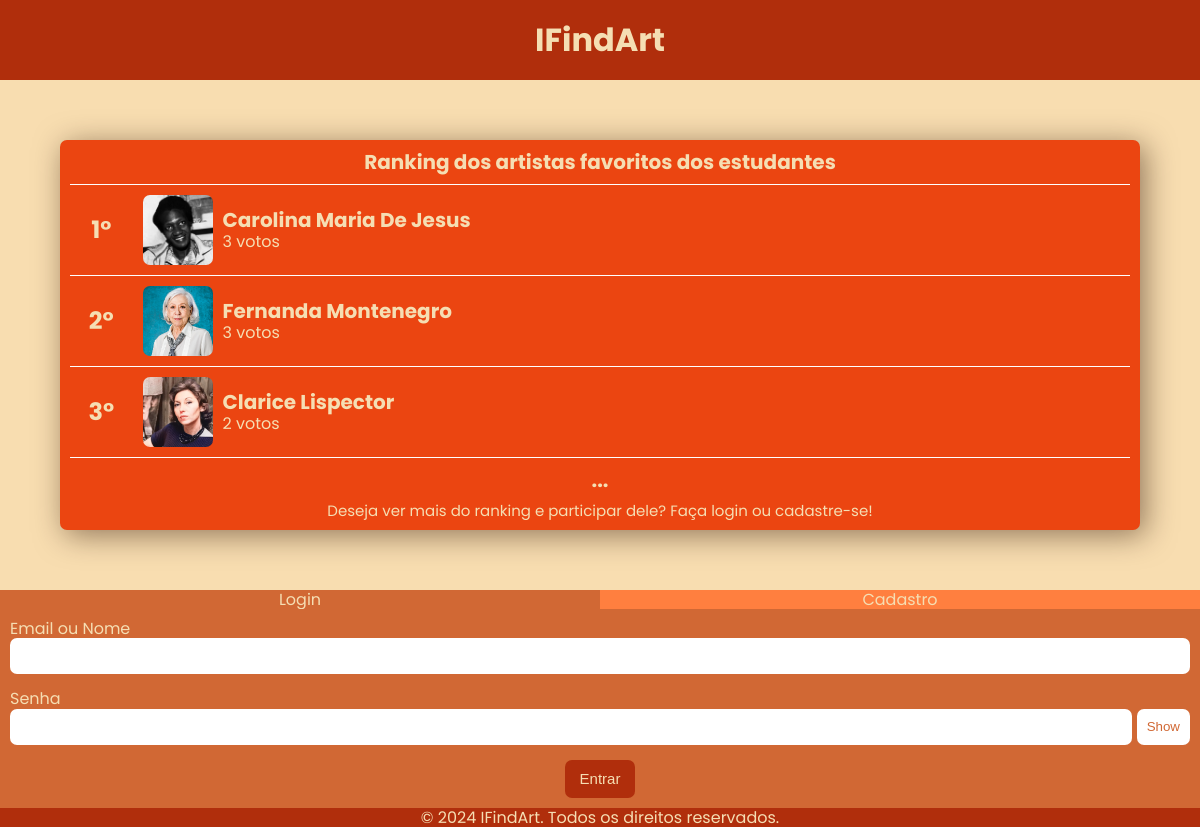
The page / on the database its author committed.
### tables this page shows
CREATE TABLE `item` (
  `idItem` int(11) NOT NULL,
  `titulo` varchar(255) NOT NULL,
  `imagem` varchar(255) NOT NULL
);

### src/MySQL.php (called while the page is built, shortened)
<?php
class MySQL {
    private $connection;
    public function __construct() {
        $this->connection = new \mysqli(HOST, USUARIO, SENHA, BANCO);
        $this->connection->set_charset("utf8");
    }
    public function consulta($sql) {
        $result = $this->connection->query($sql);
        $data = [];
        while ($row = $result->fetch_assoc()) {
            $data[] = $row;
        }
        return $data;
    }
}
?>

### src/Item.php (called while the page is built, shortened)
<?php
require_once __DIR__ . "/MySQL.php";
class Item implements ActiveRecord {
    public static function getTop3Items(): array {
        $db = new MySQL();
        $sql = "
            SELECT i.idItem, i.titulo, i.imagem, COUNT(v.idVoto) AS totalVotos
            FROM item i
            LEFT JOIN voto v ON i.idItem = v.idItem AND v.isLike = 1
            GROUP BY i.idItem
            ORDER BY totalVotos DESC
            LIMIT 3
        ";
        return $db->consulta($sql);
    }
}

### index.php (the view, shortened to what this page needs)
<?php
$mode = isset($_GET['mode']) ? $_GET['mode'] : 'login';
?>
<!DOCTYPE html>
<html lang="pt-br">
<head>
    <link rel="stylesheet" href="style.css">
</head>
<body>
    <div class="container">
        <?php include 'HeaderFooter/header.php'; ?>
        <div class="main">
            <div class="metade">
                <div class="preView">
                    <h2>Ranking dos artistas favoritos dos estudantes</h2>
                    <div class="itens">
                        <?php
                        $topItems = Item::getTop3Items();
                        if (!empty($topItems)) {
                            $posicao = 0;
                            foreach ($topItems as $item) {
                                $posicao++;
                                echo "
                                <div class='item' " . ($posicao === 1 ? "style='border-top: 1px solid rgb(255, 255, 255);'" : "") . ">
                                    <div class='posicao'>
                                        <h1>{$posicao}°</h1>
                                    </div>
                                    <div class='informacoes'>
                                        <div class='boxFoto'>
                                            <img class='fotoItem' src='images/" . htmlspecialchars($item['imagem']) . "' alt='Imagem do Item'>
                                        </div>
                                        <div class='nomeVotos'>
                                            <h3>" . htmlspecialchars($item['titulo']) . "</h3>
                                            <p>" . (int)$item['totalVotos'] . " votos</p>
                                        </div>
                                    </div>
                                </div>";
                            }
                        } else {
                            echo "<p>Nenhum item foi votado ainda.</p>";
                        }
                        ?>
                    </div>
                    <div class="textoPV"><h1>...</h1></div>
                    <div class="textoPV"><p>Deseja ver mais do ranking e participar dele? Faça login ou cadastre-se!</p></div>
                </div>
            </div>
            <div class="metade">
                <div class="LC" >
                    <div class="itemLC" <?php if ($mode === 'login'){ echo ' style="background-color:#d16834;"  ';} ?>><a href="?mode=login" >Login</a></div>
                    <div class="itemLC" <?php if ($mode === 'cadastro'){ echo ' style="background-color:#d16834;"  ';} ?>><a href="?mode=cadastro">Cadastro</a></div>
                </div>
                <div class="LouC">
                    <?php if ($mode === 'login'): ?>
                        <form method="POST" action="">
                            <div class="nomeCampo">
                                <label for="login">Email ou Nome</label>
                                <input type="text" id="login" name="login" required>
                            </div>
                            <div class="nomeCampo">
                                <label for="password">Senha</label>
                                <div class="senha">
                                    <input type="password" id="password" name="password" required>
                                    <button type="button" onclick="togglePassword()" class="showHide">Show</button>
                                </div>
                            </div>
                            <button type="submit" class="logar">Entrar</button>
                        </form>
                    <?php endif; ?>
                </div>
            </div>
        </div>
        <?php include 'HeaderFooter/footer.php'; ?>
    </div>
</body>
</html>

### style.css (style rules this page uses)
* { margin: 0; padding: 0; box-sizing: border-box; line-height: 1.2; }
.container { width: 100vw; min-height: 100vh; display: flex; flex-direction: column; font-family: 'Poppins', sans-serif; color: wheat; text-align: center; }
.main, .metade, .LouC, .preView, form, .informacoes, .tituloPV, .itemLC, .item, .posicao, .boxFoto, header, footer, .opcoes, .boxCadastroItem, .tituloAdmin { display: flex; align-items: center; justify-content: center; }
.main, .metade, .LouC, .preView, form, .boxCadastroItem { flex-direction: column; }
.main { flex: 10; background-color: #f8ddb0; }
a { text-decoration: none; color: inherit; }
h2 { font-size: 20px; }
.metade { width: 100vw; flex:1; }
.preView { width: 90%; height: 20%; box-shadow: 5px 5px 30px rgba(42, 15, 3, 0.5); background-color: #EB4511; border-radius: 7px; margin: 5%; }
.textoPV { font-size: 10px; }
.textoPV p { font-size: 15px; }
.LouC, .preView { gap: 10px; padding: 10px; }
.itens { width: 100%; }
.item { border-bottom: 1px solid rgb(255, 255, 255); width: 100%; height: 33,3%; display: flex; padding: 10px 5px; }
.LC { width: 100vw; display: flex; flex: 1; height: 20vh; }
.itemLC { width: 50%; background-color: #ff7f3f; }
input[type="text"], input[type="email"], input[type="password"] { width: 100%; padding: 10px; border-radius: 7px; border: none; }
.senha { display: flex; width: 100%; gap: 5px; }
.showHide { flex: 1; border-radius: 7px; border: none; background-color: rgb(255, 255, 255); color: #d16834; padding: 10px; }
.LouC { width: 100vw; flex: 4; background-color: #d16834; text-align: left; }
.fotoItem { width: 100%; height: 100%; object-fit: cover; display: block; }
.posicao { width: 5%; height: 100%; font-size: 12px; margin-right: 15px; }
.informacoes { flex: 1; justify-content: flex-start; }
.boxFoto { height: 70px; aspect-ratio: 1 / 1; overflow: hidden; border-radius: 10%; flex-shrink: 0; margin-right: 10px; }
.nomeVotos { height: 100%; width: 50%; text-align: left; }
.nomeVotos h3 { font-size: 20px; }
button { border: none; border-radius: 7px; }
.logar { padding: 10px 15px; font-size: 15px; background-color: #B02E0C; color: wheat; }
form { width: 100%; }
.nomeCampo { width: 100%; margin-bottom: 15px; }

### rows shown on the page
item: imagem (picture), titulo "Carolina Maria De Jesus", totalVotos "3"
item: imagem (picture), titulo "Fernanda Montenegro", totalVotos "3"
item: imagem (picture), titulo "Clarice Lispector", totalVotos "2"
